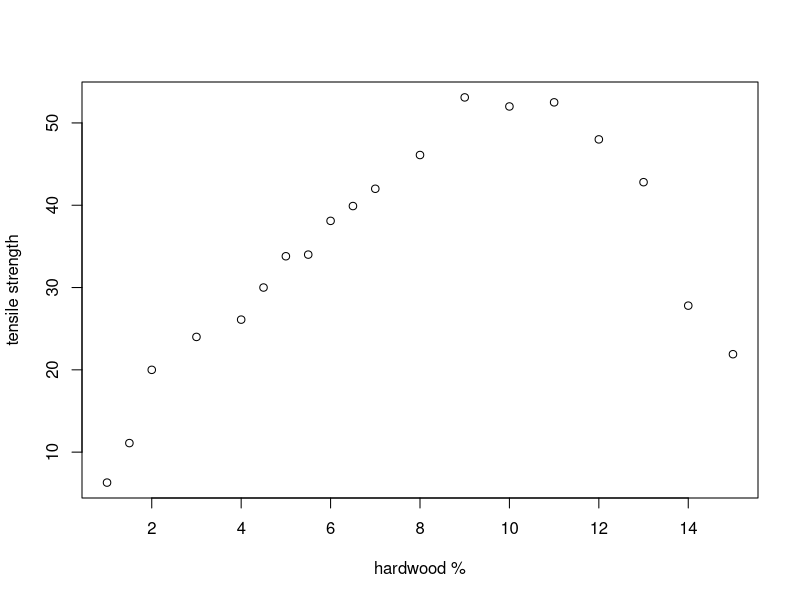
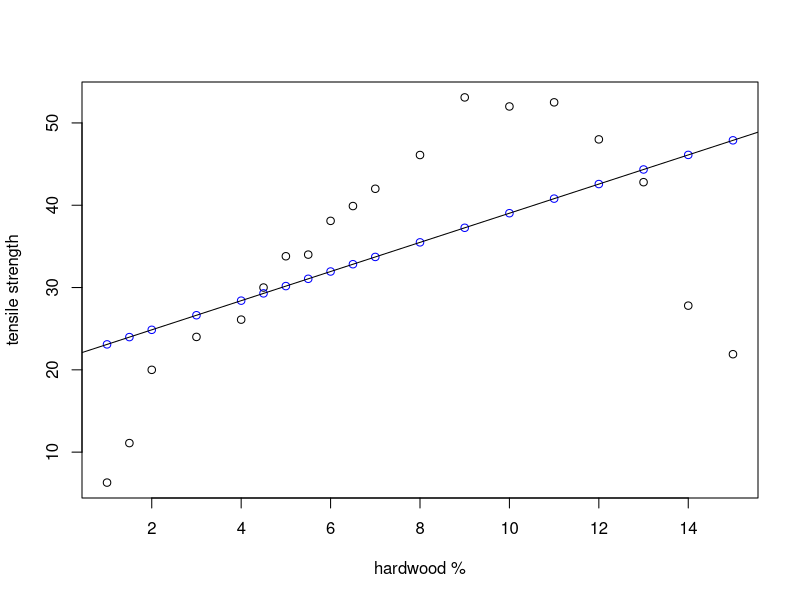
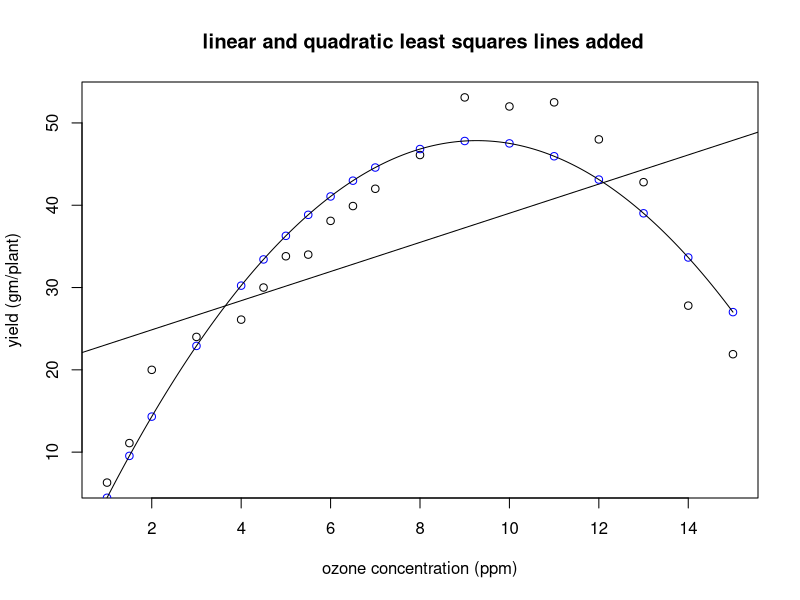
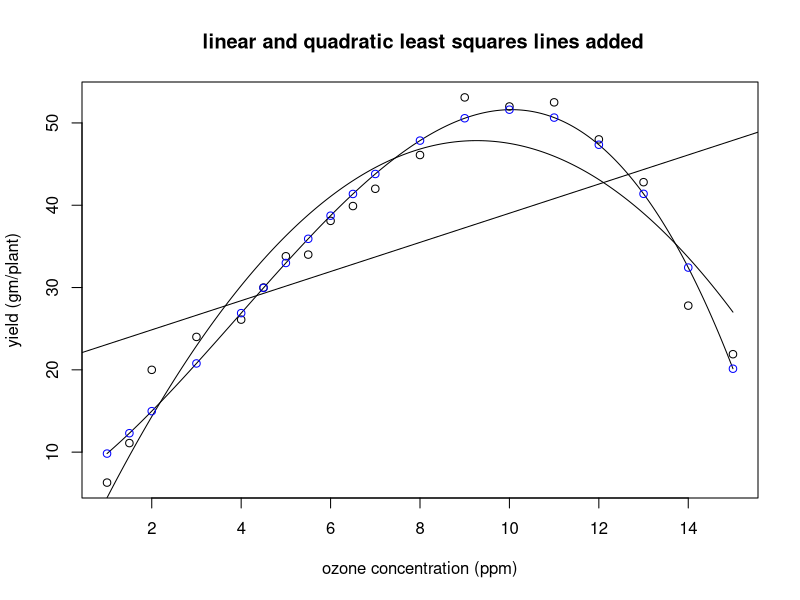

The R script that drew these images, in order:
## ---- chunk 1
rm(list=ls())
x = c(1,1.5,2,3,4,4.5,5,5.5,6,6.5,7,8,9,10,11,12,13,14,15)
y = c(6.3,11.1,20,24,26.1,30,33.8,34.0,38.1,39.9,42,46.1,53.1,52,52.5,48,42.8,27.8,21.9)
n=length(y)
plot(x,y,xlab="hardwood %",ylab="tensile strength")
## ---- chunk 2
lm.out=lm(y~x)
coef(lm.out) #least squares estimates
ypred=predict(lm.out,x=x) #predicted values
resids=y-ypred  #residuals
SSE=sum(resids^2) #error sum of squares
print(paste("Error sum of squares is ",SSE))
lm(y~x,subset=sample(1:length(y),length(y),replace=T))
lm(y~x,subset=sample(1:length(y),length(y),replace=T))

## ---- chunk 3
beta1hat=coef(lm.out)[2]
beta1hat
## ---- chunk 4
plot(x,y,xlab="hardwood %",ylab="tensile strength")
points(x,ypred,col="Blue")
abline(lm.out)
## ---- chunk 5
x2=x^2
lm2.out=lm(y~x+x2)
coef(lm2.out) #least squares estimates
xplot=seq(min(x),max(x),length.out=300)
fits2=predict(lm2.out,data.frame(x=xplot,x2=xplot^2))
ypred2=predict(lm2.out) #predicted values
resids2=y-ypred2  #residuals
SSE2=sum(resids2^2) #error some of squares
print(paste("Error sum of squares of quadratic model is ",SSE2))
plot(x,y,xlab="ozone concentration (ppm)",ylab="yield (gm/plant)", main=" linear and quadratic least squares lines added")
abline(lm.out)
points(x,ypred2,col="Blue")
lines(list(x=xplot,y=fits2))
## ---- chunk 6
x3=x^3
lm3.out=lm(y~x+x2+x3)
coef(lm3.out) #least squares estimates
xplot=seq(min(x),max(x),length.out=300)
fits3=predict(lm3.out,data.frame(x=xplot,x2=xplot^2,x3=xplot^3))
ypred3=predict(lm3.out) #predicted values
resids3=y-ypred3  #residuals
SSE3=sum(resids3^2) #error some of squares
print(paste("Error sum of squares of cubic model is ",SSE3))
plot(x,y,xlab="ozone concentration (ppm)",ylab="yield (gm/plant)", main=" linear and quadratic least squares lines added")
abline(lm.out)
lines(list(x=xplot,y=fits2))
lines(list(x=xplot,y=fits3))
points(x,ypred3,col="Blue")
## ---- chunk 7
b1=function(data,index){
  x=data$x[index]
  y=data$y[index]
  lmout=lm(y~x)
  b1=coef(lmout)[2]
  return(b1)}
## ---- chunk 8
library(boot)
data=data.frame(x=x,y=y)
boot(data,b1,R=1000)
